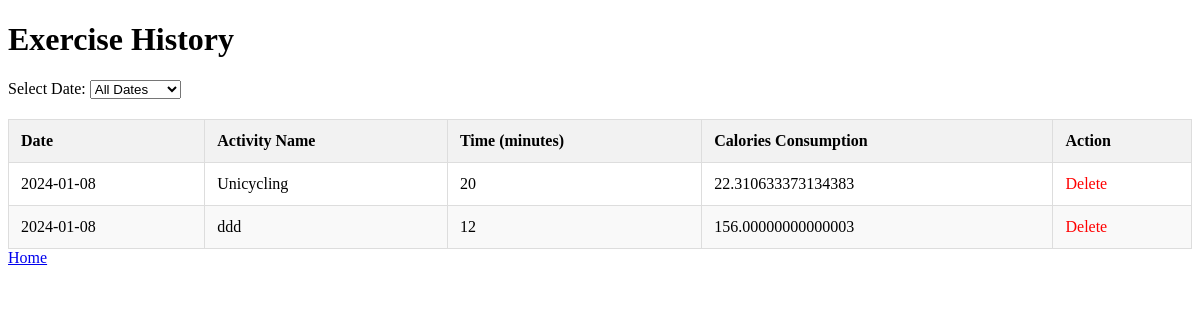
/exercise_history?user_id=6, run on an earlier commit of the app's database.
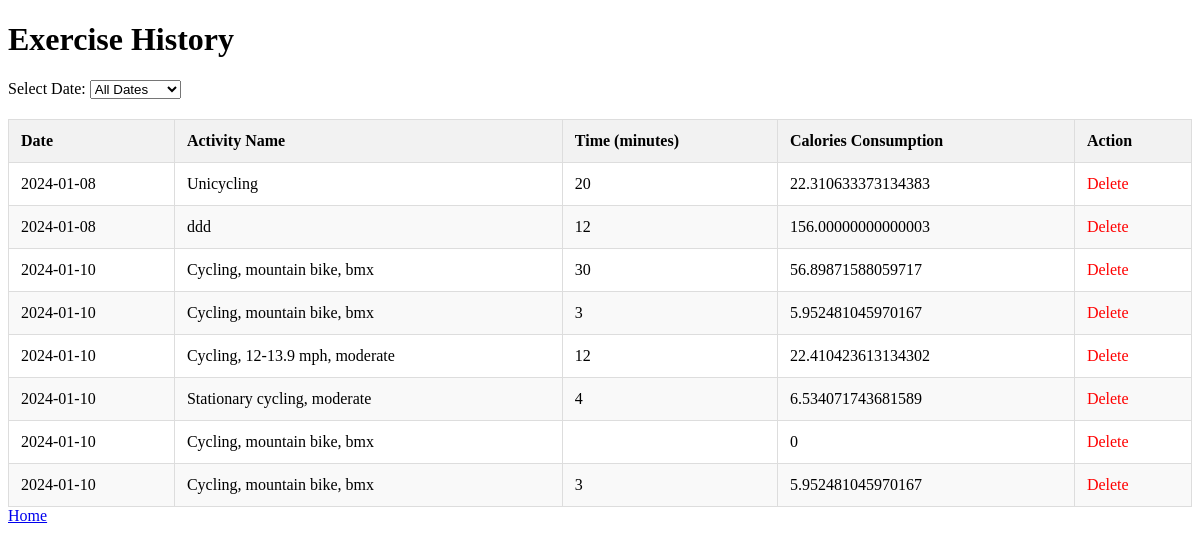
And on a later commit of the database.
### app.py (models this page shows)
class UserExerciseRecord(db.Model):
    id = db.Column(db.Integer, primary_key=True)
    user_id = db.Column(db.Integer, db.ForeignKey('user.id'), nullable=False)
    date = db.Column(db.Date, default=datetime.utcnow, nullable=False)
    activity_id = db.Column(db.Integer, db.ForeignKey('activity.id'), nullable=False)
    time = db.Column(db.Integer, nullable=False)
    calories_consumption = db.Column(db.Integer, nullable=False)

class Activity(db.Model):
    id = db.Column(db.Integer, primary_key=True)
    name = db.Column(db.String(255), nullable=False, unique=True)
    calories_per_kg = db.Column(db.Float, nullable=False)

### app.py (the view)
@app.route('/exercise_history')
def exercise_history():
    user_id = request.args.get('user_id', type=int)
    if user_id is not None:
        results = db.session.query(UserExerciseRecord.id,
                                   UserExerciseRecord.user_id,
                                   UserExerciseRecord.date,
                                   Activity.name,
                                   UserExerciseRecord.time,
                                   UserExerciseRecord.calories_consumption).\
            join(Activity, UserExerciseRecord.activity_id == Activity.id).\
            filter(UserExerciseRecord.user_id == user_id).all()
    else:
        results = []
    return render_template('exercise_history.html', results=results, user_id=user_id)

### templates/exercise_history.html (shortened to what this page needs)
<!DOCTYPE html>
<html lang="en">
<head>
</head>
<body>
    <h1>Exercise History</h1>
    {% if results %}
        <label for="selectDate">Select Date: </label>
        <select id="selectDate" onchange="filterByDate()">
            <option value="">All Dates</option>
        </select>
        <table>
            <thead>
                <tr>
                    <th>Date</th>
                    <th>Activity Name</th>
                    <th>Time (minutes)</th>
                    <th>Calories Consumption</th>
                    <th>Action</th>
                </tr>
            </thead>
            <tbody>
                {% for result in results %}
                    <tr>
                        <td>{{ result[2] }}</td>
                        <td>{{ result[3] }}</td>
                        <td>{{ result[4] }}</td>
                        <td>{{ result[5] }}</td>
                        <td>
                            <span class="delete-button" onclick="deleteRecord('{{ result[0] }}')">Delete</span>
                        </td>
                    </tr>
                {% endfor %}
            </tbody>
        </table>
    {% else %}
        <p>No exercise history available for the specified user.</p>
    {% endif %}
    <a href="{{ url_for('user_home', user_id=user_id) }}">Home</a>
</body>
</html>

### templates/exercise_history.html (style rules this page uses)
table { width: 100%; border-collapse: collapse; margin-top: 20px; }
table, th, td { border: 1px solid #ddd; }
th, td { padding: 12px; text-align: left; }
th { background-color: #f2f2f2; }
tr:nth-child(even) { background-color: #f9f9f9; }
.delete-button { cursor: pointer; color: red; }

What changed in the data, as far as the page shows it:
added UserExerciseRecord: date "2024-01-10", name "Cycling, mountain bike, bmx", time "30", calories_consumption "56.89871588059717"
added UserExerciseRecord: date "2024-01-10", name "Cycling, mountain bike, bmx", time "3", calories_consumption "5.952481045970167"
added UserExerciseRecord: date "2024-01-10", name "Cycling, 12-13.9 mph, moderate", time "12", calories_consumption "22.410423613134302"
added UserExerciseRecord: date "2024-01-10", name "Stationary cycling, moderate", time "4", calories_consumption "6.534071743681589"
added UserExerciseRecord: date "2024-01-10", name "Cycling, mountain bike, bmx", calories_consumption "0"
added UserExerciseRecord: date "2024-01-10", name "Cycling, mountain bike, bmx", time "3", calories_consumption "5.952481045970167"
